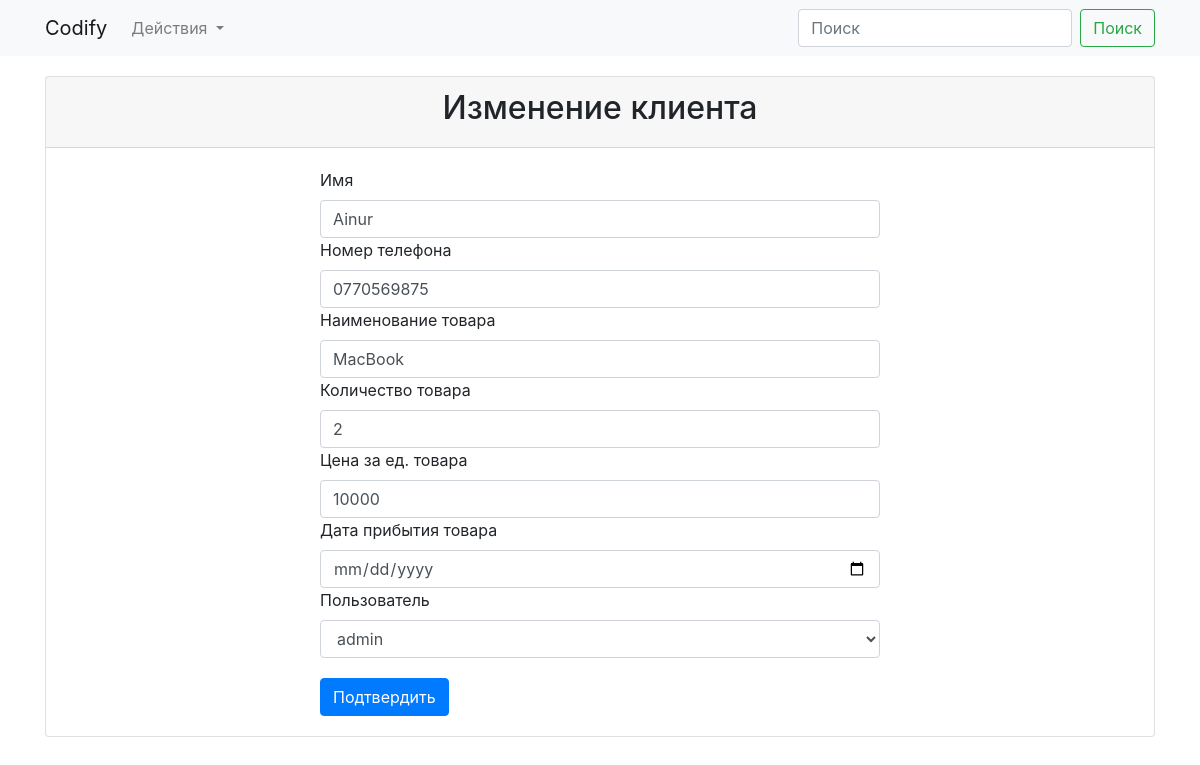
Screenshot of /customer/2/update (signed in) with the database file from the repository.
### app/models.py (models this page shows)
class Customers(db.Model):
    id = db.Column(db.Integer, primary_key=True)
    name = db.Column(db.String(64))
    phone_number = db.Column(db.String(32))
    item = db.Column(db.String(64))
    quantity = db.Column(db.Integer())
    price = db.Column(db.Integer())
    date_in = db.Column(db.Date())
    user = db.relationship('User', backref=db.backref('customers'))
    user_id = db.Column(db.Integer, db.ForeignKey('user.id'))

### app/views.py (the view, shortened to what this page needs)
@login_required
def customer_update(customer_id):
    customer = Customers.query.filter_by(id=customer_id).first()
    if customer:
        form = forms.CustomerForm(obj=customer)
        return render_template('customer_update.html', form=form, customer=customer)
    else:
        flash('Сотрудник не найден', category='danger')
        return redirect(url_for('index'))

### app/forms.py
class CustomerForm(FlaskForm):
    name = wf.StringField(label='Имя')
    phone_number = wf.StringField(label='Номер телефона')
    item = wf.StringField(label='Наименование товара')
    quantity = wf.IntegerField(label='Количество товара')
    price = wf.IntegerField(label='Цена за ед. товара')
    date_in = wf.DateField(label='Дата прибытия товара')
    user = wf.SelectField(label='Пользователь', choices=get_users(), coerce=int)
    submit = wf.SubmitField(label='Подтвердить')

### app/models.py (called while the page is built)
@login_manager.user_loader
def load_user(user_id):
    return User.query.get(int(user_id))

### app/templates/customer_update.html (shortened to what this page needs)
{% extends "base.html" %}
{% block content %}
<div class="container">
  <div class="card">
    <form method="POST" action="{{ url_for('customer_update', customer_id=customer.id) }}">
        <div class="card-header">
            <h2>Изменение клиента</h2>
        </div>
        <div class="content-inside">
            {{ form.name.label() }}
            {{ form.name(class="form-control", placeholder="ФИО") }}
            {{ form.phone_number.label() }}
            {{ form.phone_number(class="form-control", placeholder="Телефон") }}
            {{ form.item.label() }}
            {{ form.item(class="form-control", placeholder="Товар") }}
            {{ form.quantity.label() }}
            {{ form.quantity(class="form-control", placeholder="Количество") }}
            {{ form.price.label() }}
            {{ form.price(class="form-control", placeholder="Цена") }}
            {{ form.date_in.label() }}
            {{ form.date_in(class="form-control", placeholder="Цена") }}
            {{ form.user.label() }}
            {{ form.user(class="form-control", placeholder="Цена") }}
            {{ form.submit(class="btn btn-primary submit-button") }}
        </div>
    </form>
  </div>
</div>
{% endblock content %}

### app/static/css/style.css (style rules this page uses)
.content-inside { padding: 20px; max-width: 600px; margin: 0 auto; }
.submit-button { margin-top: 20px; }
.card-header h2 { text-align: center; }

### rows the page displays
Customers: name "Ainur", phone_number "0770569875", item "MacBook", quantity "2", price "10000", user "admin"
